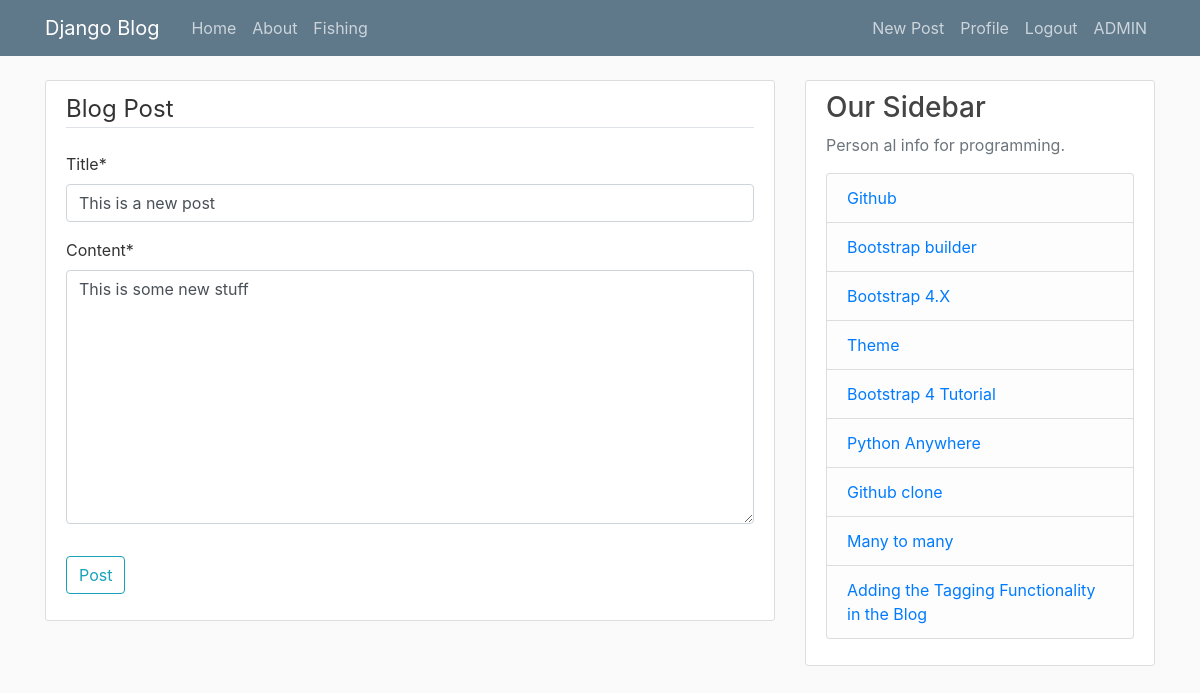
Before: /blog/post/1/update/ (signed in) with the older database file.
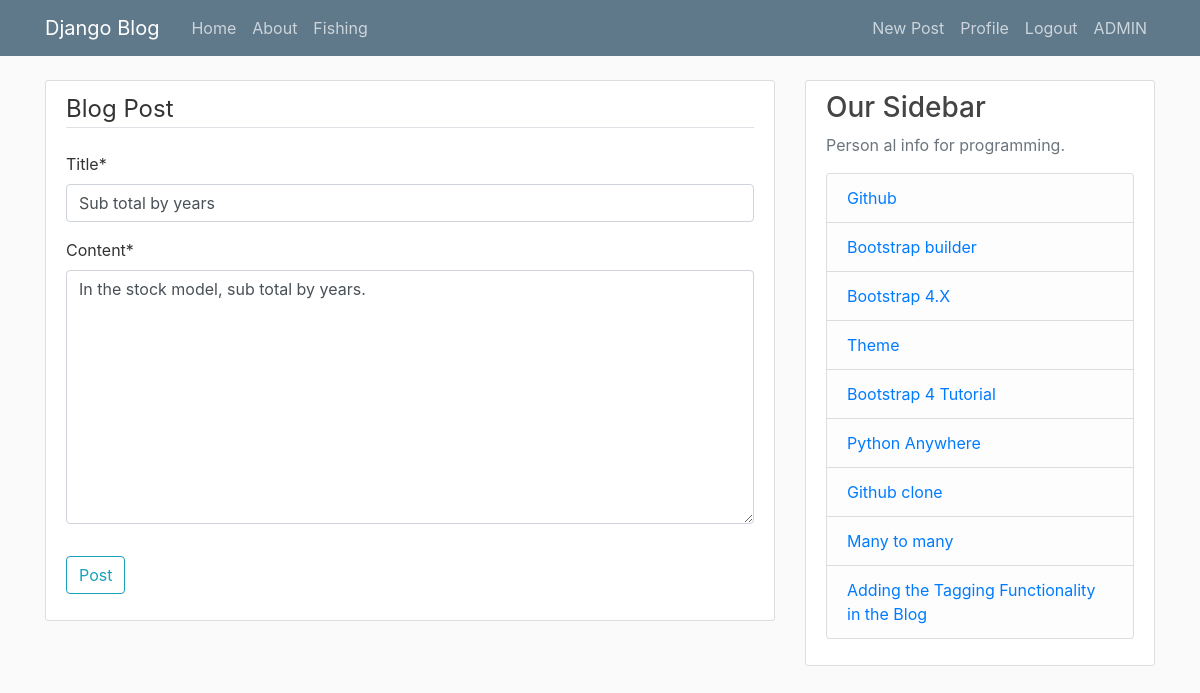
After: the same page with the newer database file.
### blog/models.py (models this page shows, shortened)
class Post(models.Model):
    title = models.CharField(max_length=100)
    content = models.TextField()
    date_posted = models.DateTimeField(default=timezone.now)
    author = models.ForeignKey(User, on_delete=models.CASCADE)

### blog/views.py (the view, shortened to what this page needs)
# urls.py: path('post/<int:pk>/update/', PostUpdateView.as_view(), name='post-update'),
class PostUpdateView(LoginRequiredMixin, UserPassesTestMixin, UpdateView):
    model = Post
    fields = ['title', 'content']
    def test_func(self):
        post = self.get_object()
        if self.request.user == post.author:
            return True
        return False

### blog/templates/blog/post_form.html (shortened to what this page needs)
{% extends "blog/base.html" %}
{% load crispy_forms_tags %}
{% block content %}
    <div class="content-section">
        <form method="POST">
            <fieldset class="form-group">
                <legend class="border-bottom mb-4">Blog Post</legend>
                {{ form|crispy }}
            </fieldset>
            <div class="form-group">
                <button class="btn btn-outline-info" type="submit">Post</button>
            </div>
        </form>
    </div>
{% endblock content %}

Changed rows visible on the page:
changed Post: title "This is a new post" → "Sub total by years"; content "This is some new stuff" → "In the stock model, sub total by years."
